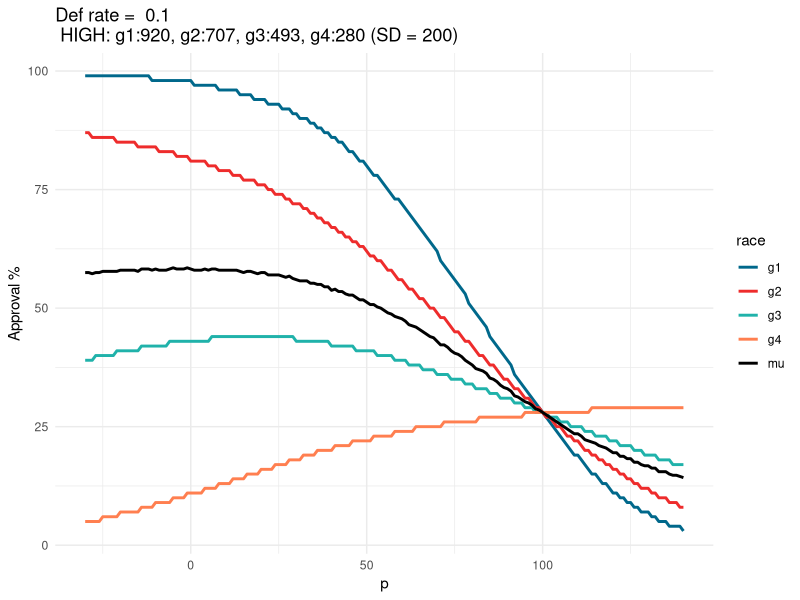

Source code (R):
#######################
#Define known values:
#######################
library(tidyverse)
library(patchwork)
library(jsonlite)

def.limit = 0.1
#FICO score distributions

# base_rates
race_rates = c('g1'=0.25, 'g2'=0.25, 'g3'=0.25, 'g4'=0.25) #equal base rates

# # means
# race_means = c('g1'=630, 'g2'=610, 'g3'=570, 'g4'=590) #low diff
# mu_type = 'LOW: g1:630, g2:610, g3:570, g4:590 (SD:120)'
# race_means = c('g1'=700, 'g2'=650, 'g3'=500, 'g4'=550) #med diff
# mu_type = 'MED: g1:750, g2:650, g3:500, g4:550 (SD:120)'
# race_means = c('g1'=760, 'g2'=680, 'g3'=440, 'g4'=520) #high diff
# mu_type = 'HIGH: g1:760, g2:680, g3:440, g4:520 (SD = 120)'
# race_sds = c('g1'=120, 'g2'=120, 'g3'=120, 'g4'=120)

race_means = c('g1'=660, 'g2'=620, 'g3'=580, 'g4'=540) #low diff
mu_type = 'LOW: g1:660, g2:620, g3:580, g4:540 (SD:200)'
race_means = c('g1'=800, 'g2'=633, 'g3'=567, 'g4'=400) #med diff
mu_type = 'MED: g1:800, g2:633, g3:567, g4:400 (SD:200)'
race_means = c('g1'=920, 'g2'=707, 'g3'=493, 'g4'=280) #high diff
mu_type = 'HIGH: g1:920, g2:707, g3:493, g4:280 (SD = 200)'
race_sds = c('g1'=200, 'g2'=200, 'g3'=200, 'g4'=200)
# pdf of fico score given the fico truncation.
dtnorm = function(x, m, s){
  dnorm(x, m, s) / (pnorm(850, m, s) - pnorm(300, m, s))
}

# default-rate for fico
def_rate_fico = function(x){(1-1/(1+exp(-.016*(x-550))))}

# default rate for threshold, mu, sd
default_rate = function(threshold, m, s){
  integrate(function(x){
    dtnorm(x,m,s)*def_rate_fico(x)
  },
  threshold,850)$val
}

# total default rate with baserates
default_rate_total = function(thresholds){
  dr = purrr::pmap_dbl(data.frame(threshold = thresholds, m = race_means, s = race_sds), 
                       default_rate)
  sum(dr*race_rates)/sum(race_rates) # in case we dont have it sum to 1
}

# find constant thresholds
find.constant.thresholds = function(def.limit){
  t = uniroot(function(t){ 
    default_rate_total(rep(t, 4))-def.limit
  }, 
  lower=300, 
  upper=850)$root
  rep(t, 4)
}

# find constant conditional probability
find.equal.thresholds = function(def.limit){
  p = uniroot(function(p){
    default_rate_total(qnorm(1-p, race_means, race_sds))-def.limit}, 
    lower=0.001, 
    upper=0.999)$root
  qnorm(1-p, race_means, race_sds)
}

# find threshold for interpolated p
thresholds_p1 = find.equal.thresholds(def.limit)
deltas = thresholds_p1 - mean(thresholds_p1)

find.interp.thresholds = function(p, def.limit){
  mu = uniroot(function(mu){ 
    thresholds = deltas*p + mu
    default_rate_total(thresholds)-def.limit
  }, lower=300, 
  upper=850)$root
  mu+deltas*p
}


#Find approval percent
slider_start = -30
slider_end = slider_start+170
p_list = seq(slider_start, slider_end, by = 1)
out = matrix(ncol = length(find.interp.thresholds(0.5, def.limit)),
             nrow = length(p_list))
for (p in p_list){ 
  for(i in 1:length(race_means))
    out[(p-(slider_start-1)),i] = round((1-pnorm(find.interp.thresholds(p/100, def.limit)[i], race_means[i], race_sds[i]))*100,0)
  #out[p+1,i] = (1-pnorm(find.interp.thresholds(p/100, def.limit)[i], race_means[i], race_sds[i]))
}

df = data.frame(out)
df$mu = rowMeans(df[,1:4])
colnames(df) = c('g1','g2','g3','g4', 'mu')
df$tradeoff = mu_type
df$p = p_list
out.json = toJSON(df, pretty = T)

write(out.json, "./FICOTest.json")
df = df %>% gather(key = 'race', value = 'FICO', 1:5)

df %>% filter(p %in% c(0,25,50,75,100), race == "mu") %>% select(FICO)
theme_set(theme_minimal())
ggplot(data = df, aes(x=p, y = FICO))+
  geom_line(aes(color = race),size = 1)+
  scale_color_manual(values=c("deepskyblue4", "firebrick2","lightseagreen","coral",'black'))+
  ggtitle(paste("Def rate = ", def.limit, "\n", mu_type ))+
  ylab('Approval %')

# (t1|t2|t3)/
#   (p1|p2|p3)
